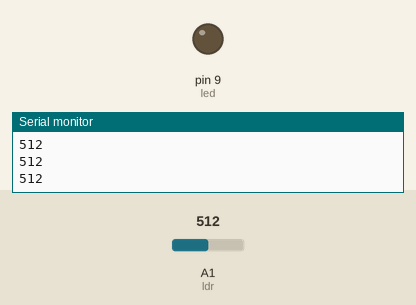
This sketch was run on a simulated Arduino Uno, built with avr-gcc and run on an emulated ATmega328P. On the bench: output pins drawn as LEDs (lit = HIGH), the last lines printed to the serial monitor. The test bench sets the inputs (shaded band); at power-on: A1 (ldr) = 512.

Above: at 1.3 s.
1.4 s: A1 (ldr) set to 312
2.9 s: A1 (ldr) set to 292
At 4.2 s:
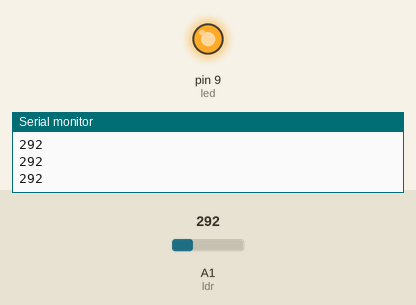
4.5 s: A1 (ldr) set to 306
At 5.5 s:
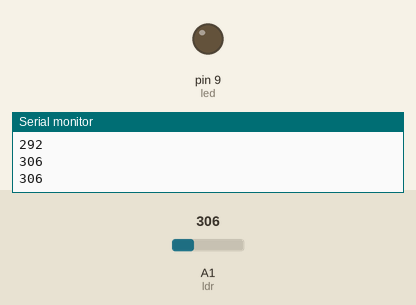
6.0 s: A1 (ldr) set to 290
At 6.6 s:
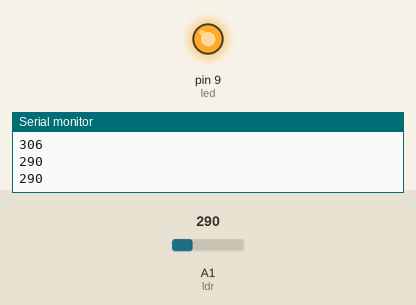
Timing chart, 0 to 8.5 s (numbered marks = the images above; inputs shaded):
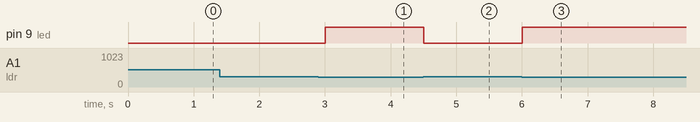

Measured:
- the behaviour switches between 301 and 300 on A1 (ldr) (found by bisection; images 0 and 1)
- after the input at 2.9 s, pin 9 (led): LOW → HIGH after 0.10 s
- after the input at 4.5 s, pin 9 (led): HIGH → LOW at once
- after the input at 6.0 s, pin 9 (led): LOW → HIGH at once

The sketch:

Exercicio7Poste.ino
```cpp
byte led = 9;
int ldr = A1;
int valorLDR;

void setup() {
  pinMode(led, OUTPUT);
  pinMode(ldr, INPUT);
  Serial.begin(9600);
}

void loop() {
  valorLDR = analogRead(ldr);
  Serial.println(valorLDR);
  if(valorLDR > 300)
    digitalWrite(led,LOW);
  else
    digitalWrite(led,HIGH);
  delay(500);
}
```
